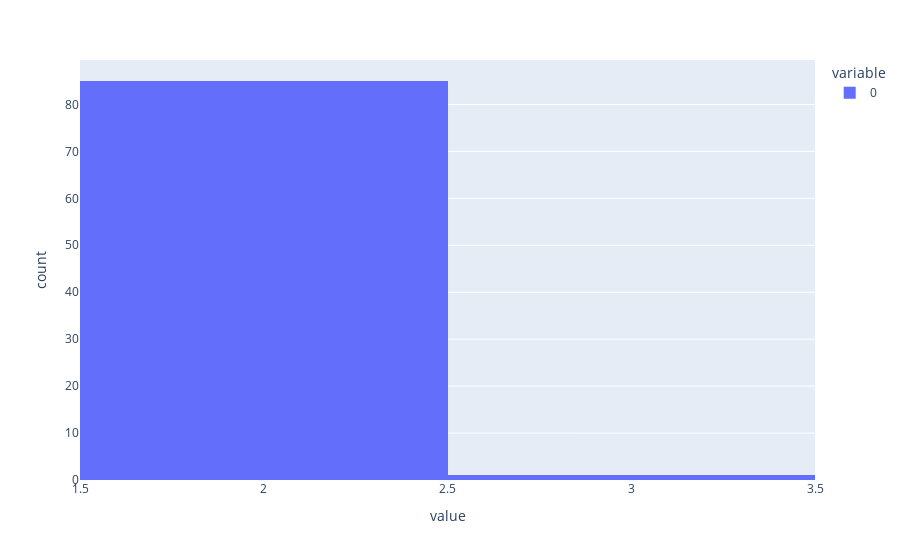

The code cell stored with this chart in its notebook:
### Code cell
import plotly.express as px
px.histogram(n_zeros_begin)

### Figure 1 — Plotly figure (JSON) as saved in the notebook; plotly's stock layout.template omitted (floating-point values rounded to 4 significant figures)
{"data": [{"alignmentgroup": "True", "bingroup": "x", "hovertemplate": "variable=0<br>value=%{x}<br>count=%{y}<extra></extra>", "legendgroup": "0", "marker": {"color": "#636efa", "pattern": {"shape": ""}}, "name": "0", "offsetgroup": "0", "orientation": "v", "showlegend": true, "type": "histogram", "x": [2, 2, 2, 2, 2, 2, 2, 2, 2, 2, 2, 2, 2, 2, 2, 2, 2, 2, 2, 2, 2, 2, 2, 2, 2, 2, 2, 2, 2, 2, 2, 2, 2, 2, 2, 2, 2, 2, 2, 2, 2, 2, 2, 2, 2, 2, 2, 2, 2, 3, 2, 2, 2, 2, 2, 2, 2, 2, 2, 2, 2, 2, 2, 2, 2, 2, 2, 2, 2, 2, 2, 2, 2, 2, 2, 2, 2, 2, 2, 2, 2, 2, 2, 2, 2, 2], "xaxis": "x", "yaxis": "y"}], "layout": {"barmode": "relative", "legend": {"title": {"text": "variable"}, "tracegroupgap": 0}, "margin": {"t": 60}, "xaxis": {"anchor": "y", "domain": [0, 1], "title": {"text": "value"}}, "yaxis": {"anchor": "x", "domain": [0, 1], "title": {"text": "count"}}}}
